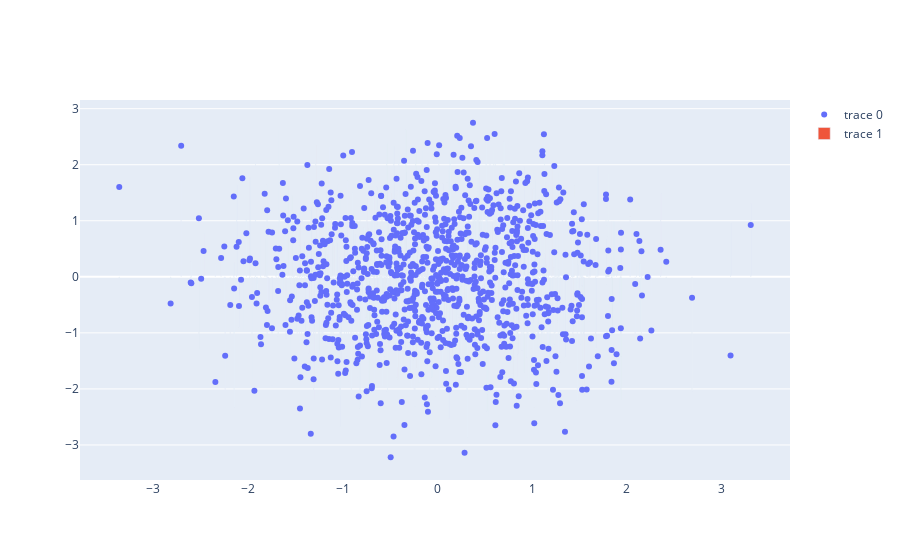

Notebook code for this chart:
### Code cell
import plotly
import plotly.graph_objs as go

import numpy as np

N = 1000
random_x = np.random.randn(N)
random_y = np.random.randn(N)

# Create a trace
trace1 = go.Scatter(
    x = random_x,
    y = random_y,
    mode = 'markers'
)
random_y2= np.random.randn(N)

trace2 = go.Bar(x = random_x,y = random_y2)
data = [trace1,trace2]

plotly.offline.iplot(dict(data=[trace1,trace2]))

### Figure 1 — Plotly figure (JSON) as saved in the notebook; plotly's stock layout.template omitted (floating-point values rounded to 4 significant figures; data arrays with more than 128 entries replaced by an {"elided": "..."} marker saying what was removed)
{"data": [{"mode": "markers", "type": "scatter", "x": {"elided": "1000 float values"}, "y": {"elided": "1000 float values"}}, {"type": "bar", "x": {"elided": "1000 float values"}, "y": {"elided": "1000 float values"}}], "layout": {}}
